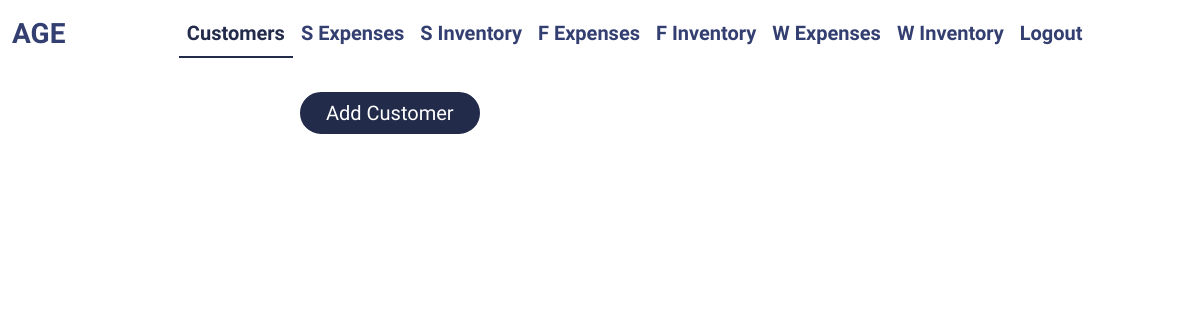
The page /customers/ (signed in) on the database as committed earlier.
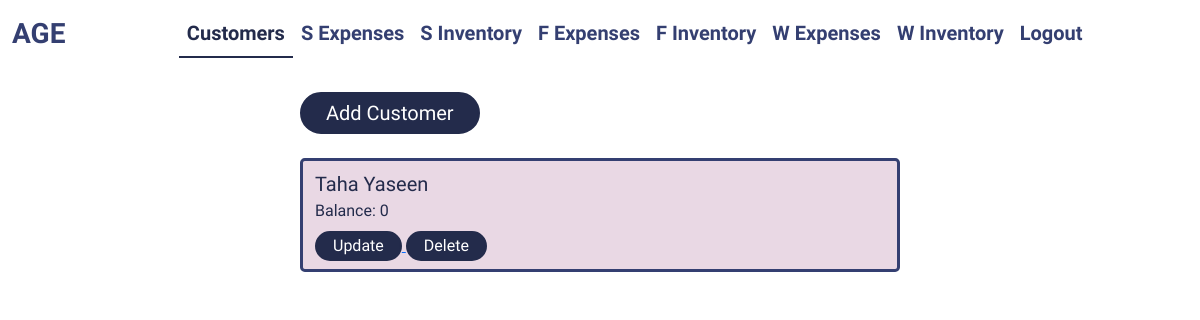
The same page on the database as committed later.
### customer/models.py (models this page shows)
class Customer(models.Model):
    name = models.CharField(max_length=255)
    balance = models.IntegerField()

### customer/views.py (the view)
# urls.py: path("", views.customers_view, name="customers"),
def customers_view(request):
    page_title = "Customers"
    access = access_to_context(request)
    if not access["has_access_to_shop_management"] or not access["has_access_to_factory_management"]:
        return redirect("home")
    customers = Customer.objects.all()
    context = {"page_title": page_title, "customers": customers}
    return render(request, "customers.html", context)

### customer/templates/customers.html (shortened to what this page needs)
{% extends "layout.html" %} {% block content %}
<div class="col-lg-6 col-md-9 col-11 mx-auto">
	<a href="{% url 'add_customer' %}">
		<button class="mt-4 px-4 py-1 rounded-pill fs-5">Add Customer</button>
	</a>
	{% for customer in customers %}
	<div class="container mt-4 py-2 rounded-3">
		<p class="m-0 fs-5">{{customer.name}}</p>
		<p class="m-0 fs-6">Balance: {{customer.balance}}</p>
		<a href="{% url 'update_customer' customer.id %}">
			<button class="px-3 rounded-pill fs-6">Update</button>
		</a>
		<a href="{% url 'delete_customer' customer.id %}">
			<button class="px-3 rounded-pill fs-6">Delete</button>
		</a>
	</div>
	{% endfor %}
</div>
{% endblock content %}

Rows that differ between the two databases and show on the page:
added Customer: name "Taha Yaseen", balance "0"
